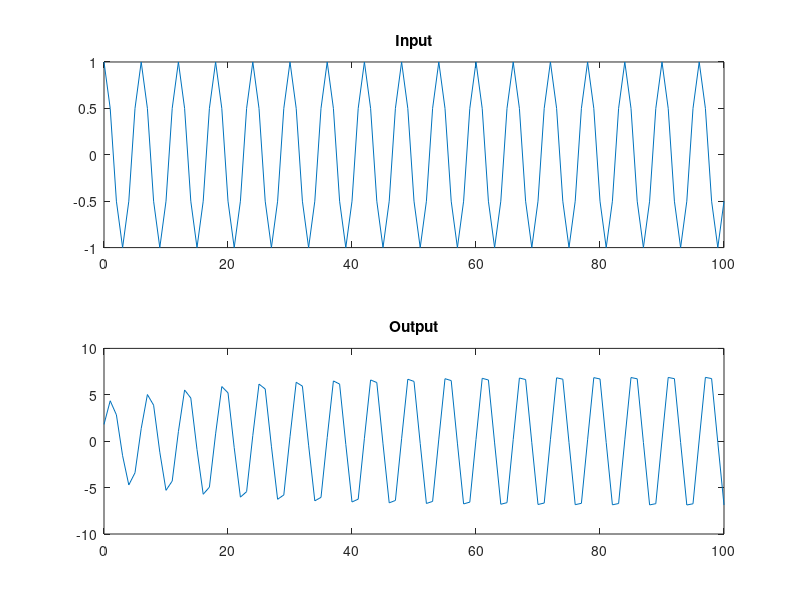

The MATLAB source for this figure:
clc; clear; close all;
a = [1 -0.95 0.9025]; % y terms moved to the left
b = [1 1 1]/3;
ic = filtic(b,a,[-2 -3],[1 1]);
n = 0:100;
x = cos(n*pi/3);
y = filter(b,a,x,ic);
subplot(2,1,1); plot(n,x); title('Input');
subplot(2,1,2); plot(n,y); title('Output');
